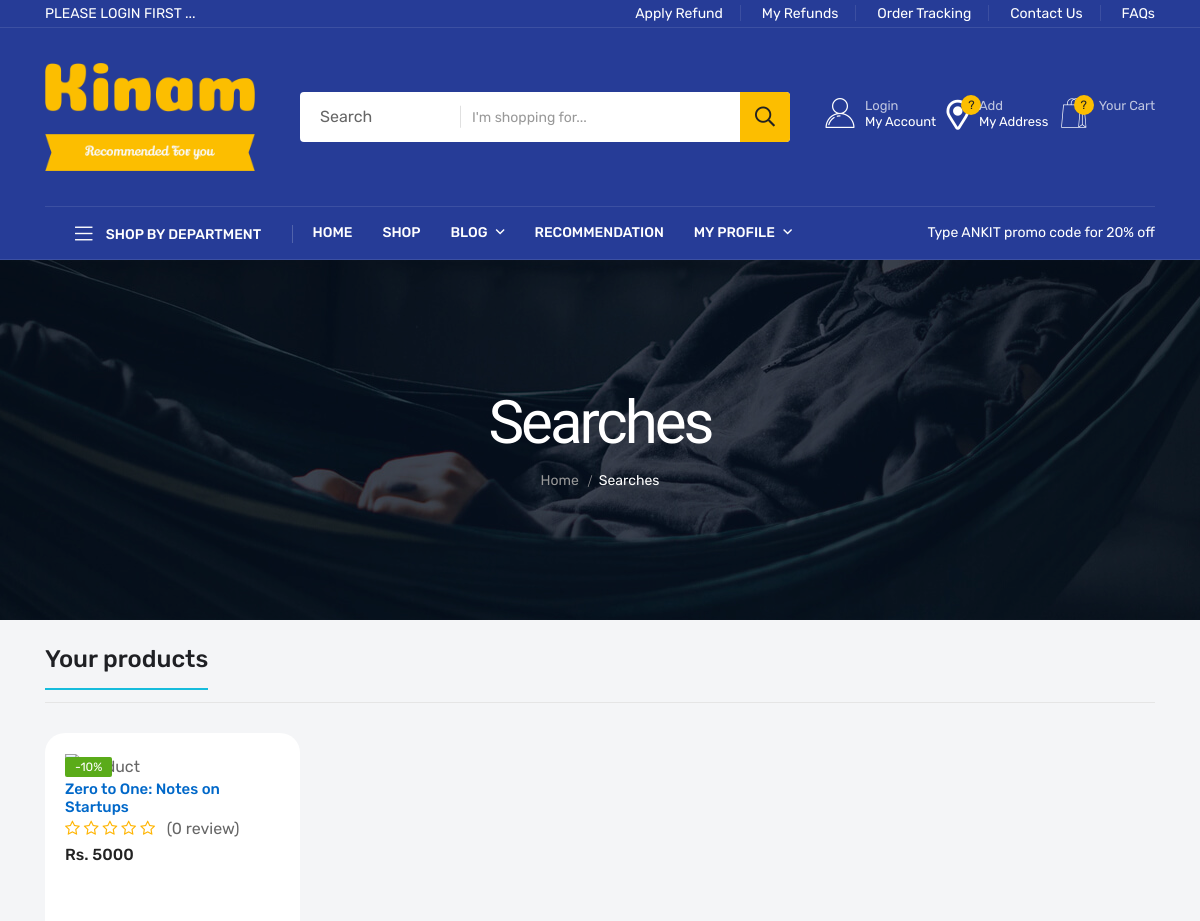
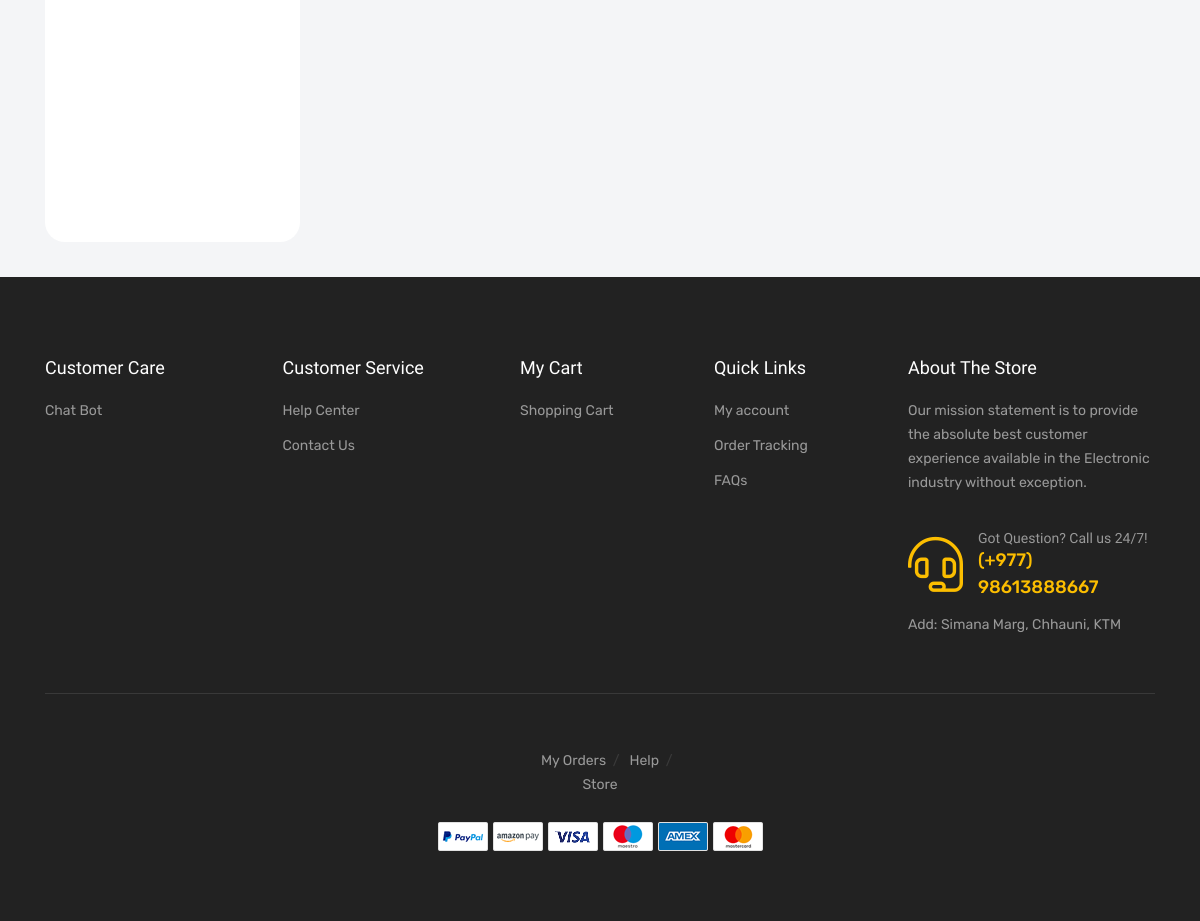
The app's page /category/2/ with its own data (2 pictures, top to bottom).
### app/models.py (models this page shows, shortened)
class Product(models.Model):
    total_quantity = models.IntegerField()
    Availability = models.IntegerField()
    featured_image = models.CharField(max_length=100)
    product_name = models.CharField(max_length=100)
    price = models.IntegerField()
    Discount = models.IntegerField()
    model_Name = models.CharField(max_length=100)
    Categories = models.ForeignKey(Category, on_delete=models.CASCADE)
    Tags = models.CharField(max_length=200)
    Product_information = RichTextField()
    Description = RichTextField()
    section = models.ForeignKey(Section, on_delete=models.DO_NOTHING)
    slug = models.SlugField(default='', max_length=500, null=True, blank=True)
    color = models.ForeignKey(Color, on_delete=models.CASCADE, null=True)
    Brand = models.ForeignKey(Brand, on_delete=models.CASCADE, null=True)
    def get_absolute_url(self):
        from django.urls import reverse
        return reverse("product_detail", kwargs={'slug': self.slug})
    def averageReview(self):
        reviews = ReviewRating.objects.filter(product=self, status=True).aggregate(average=Avg('rating'))
        avg = 0
        if reviews['average'] is not None:
            avg = float(reviews['average'])
        return avg
    def countReview(self):
        reviews = ReviewRating.objects.filter(product=self, status=True).aggregate(count=Count('id'))
        count = 0
        if reviews['count'] is not None:
            count = int(reviews['count'])
        return count
    class Meta:
        db_table = "app_Product"

### app/views.py (the view)
# urls.py: path('category/<int:category_id>/', views.categorization, name="category"),
def categorization(request, category_id):
    maincategory = MainCategory.objects.all().order_by('-id')
    items_of_maincategory = Product.objects.filter(Categories__main_category__id=category_id)
    context = {
        'items': items_of_maincategory,
        'maincategory': maincategory,
    }
    return render(request, 'product/categorization.html', context)

### templates/product/categorization.html (shortened to what this page needs)
{% extends 'base.html' %}
{% load static %}
{% block content %}
    <div class="page-banner-area page-banner-height-2"
         data-background="{% static 'assets/img/banner/page-banner-4.jpg' %}">
        <div class="container">
            <div class="row">
                <div class="col-xl-12">
                    <div class="page-banner-content text-center">
                        <h4 class="breadcrumb-title">Searches</h4>
                        <div class="breadcrumb-two">
                            <nav>
                                <nav class="breadcrumb-trail breadcrumbs">
                                    <ul class="breadcrumb-menu">
                                        <li class="breadcrumb-trail">
                                            <a href="{% url 'home' %}"><span>Home</span></a>
                                        </li>
                                        <li class="trail-item">
                                            <span>Searches</span>
                                        </li>
                                    </ul>
                                </nav>
                            </nav>
                        </div>
                    </div>
                </div>
            </div>
        </div>
    </div>
        <section class="trending-product-area light-bg-s pt-25 pb-15">
            <div class="container custom-conatiner">
                <div class="row">
                    <div class="col-xl-12">
                        <div class="section__head d-flex justify-content-between mb-30">
                            <div class="section__title section__title-2">
                                <h5 class="display-4 mb-4">Your products</h5>
                            </div>
                        </div>
                    </div>
                </div>
                <div class="row">
                    {% for i in items %}
                    <div class="col-sm-6 col-md-4 col-lg-3 col-xl-3 col-xxl-2">
                        <div class="product__item product__item-2 b-radius-2 mb-20" style="height: 430px;">
                            <div class="product__thumb fix">
                                <div class="product-image w-img">
                                    <a href="{{i.get_absolute_url}}">
                                    </a>
                                </div>
                                <div class="product__offer">
                                <span class="discount">-{{i.Discount}}%</span>
                                </div>
                            </div>
                            <div class="product__content product__content-2">
                                <h6><a href="{{i.get_absolute_url}}">{{i.product_name}}</a></h6>
                                                                        	<div class="rating-star">
		<span>
			<i class="fa fa-star{% if i.averageReview < 0.5 %}-o{% elif i.averageReview >= 0.5 and i.averageReview < 1 %}-half-o {% endif %}" aria-hidden="true"></i>
			<i class="fa fa-star{% if i.averageReview < 1.5 %}-o{% elif i.averageReview >= 1.5 and i.averageReview < 2 %}-half-o {% endif %}" aria-hidden="true"></i>
			<i class="fa fa-star{% if i.averageReview < 2.5 %}-o{% elif i.averageReview >= 2.5 and i.averageReview < 3 %}-half-o {% endif %}" aria-hidden="true"></i>
			<i class="fa fa-star{% if i.averageReview < 3.5 %}-o{% elif i.averageReview >= 3.5 and i.averageReview < 4 %}-half-o {% endif %}" aria-hidden="true"></i>
			<i class="fa fa-star{% if i.averageReview < 4.5 %}-o{% elif i.averageReview >= 4.5 and i.averageReview < 5 %}-half-o {% endif %}" aria-hidden="true"></i>
			</span>
                                                              <span>&nbsp;&nbsp;({{i.countReview}} review)</span>
	</div>
                                <div class="price">
                                    <span>Rs. {{i.price}}</span>
                                </div>
                            </div>
                        </div>
                    </div>
                        {% endfor %}
                </div>
            </div>
        </section>
    {% endblock %}

### static/assets/css/default.css (style rules this page uses)
.mb-20 { margin-bottom:20px }
.mb-30 { margin-bottom:30px }
.pt-25 { padding-top:25px }
.pb-15 { padding-bottom:15px }

### static/assets/css/custom.css (style rules this page uses)
.rating-star i { color: #ffb503; }

### templates/base.html (style rules this page uses)
h4 { font-family: 'Fjalla One', sans-serif; font-weight: 100; font-size: 24px; }

### records on screen
Product: Discount "10", product_name "Zero to One: Notes on Startups", countReview "0", price "5000"
